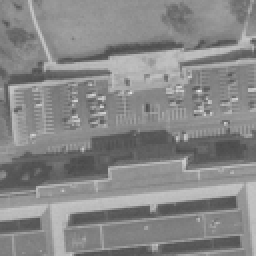
%> input picture LR3325.tiff, 128 x 128 px (shown 2 times larger)
$ octave --eval "result = presetimage(im2double(imread('LR3325.tiff')));"   (GNU Octave 9; MATLAB toolbox functions it lacks are replaced by stand-ins)
%> lines starting %> are read from the running program, lines starting %| are printed output that depends on the picture
### RegularizedSC/Set_blur_matrix.m
function  A   =  Set_blur_matrix( par )

s          =   par.scale;
%> s = 1
[lh lw ch] =   size( par.LR );
%> lh = 128; lw = 128; ch = 1
hh         =   lh*s;
%> hh = 128
hw         =   lw*s;
%> hw = 128
M          =   lh*lw;
%> M = 16384
N          =   hh*hw;
%> N = 16384

ws         =   size( par.psf, 1 );
%> ws = 7
t          =   (ws-1)/2;
%> t = 3
cen        =   ceil(ws/2);
%> cen = 4
ker        =   par.psf;
%> ker = [0.00195 0.00517 0.0093 0.0113 0.0093 0.00517 0.00195; 0.00517 0.0137 0.0247 0.03 0.0247 0.0137 0.00517; 0.0093 0.0247 0.0444 0.0539 0.0444 0.0247 0.0093; 0.0113 0.03 0.0539 0.0656 0.0539 0.03 0.0113; 0.0093 0.0247 0.0444 0.0539 0.0444 0.0247 0.0093; 0.00517 0.0137 0.0247 0.03 0.0247 0.0137 0.00517; 0.00195 0.00517 0.0093 0.0113 0.0093 0.00517 0.00195]

nv         =   ws*ws;
%> nv = 49
nt         =   (nv)*M;
%> nt = 802816
R          =   zeros(nt,1);
C          =   zeros(nt,1);
V          =   zeros(nt,1);
cnt        =   1;

pos     =  (1:hh*hw);
pos     =  reshape(pos, [hh hw]);
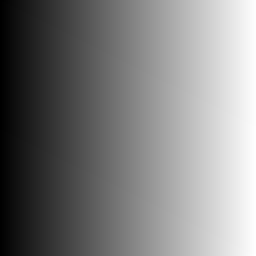
%> pos: size 128x128 double (shown 2 times larger); min 1, max 16384, mean 8192.5; drawn with min black and max white

for lrow = 1:lh
    for lcol = 1:lw

        row        =   (lrow-1)*s + 1;
        col        =   (lcol-1)*s + 1;

        row_idx    =   (lcol-1)*lh + lrow;


        rmin       =  max( row-t, 1);
        rmax       =  min( row+t, hh);
        cmin       =  max( col-t, 1);
        cmax       =  min( col+t, hw);
        sup        =  pos(rmin:rmax, cmin:cmax);
        col_ind    =  sup(:);

        r1         =  row-rmin;
        r2         =  rmax-row;
        c1         =  col-cmin;
        c2         =  cmax-col;

        ker2       =  ker(cen-r1:cen+r2, cen-c1:cen+c2);
        ker2       =  ker2(:);

        nn         =  size(col_ind,1);

        R(cnt:cnt+nn-1)  =  row_idx;
        C(cnt:cnt+nn-1)  =  col_ind;
        V(cnt:cnt+nn-1)  =  ker2/sum(ker2);

        cnt              =  cnt + nn;
    end
end
%> this loop made 128 passes
%> after the loop, cnt = 781457

R   =  R(1:cnt-1);
C   =  C(1:cnt-1);
V   =  V(1:cnt-1);
A   =  sparse(R, C, V, M, N);

### Superresolution.m
function hr_im  = Superresolution( lr_im, par )

hr_im     =   imresize( lr_im, par.scale, 'bicubic' );
[h  w]   =   size(hr_im);
%> h = 128; w = 128

y         =   lr_im;
lamada    =   par.lamada;
%> lamada = 5.5
%> the loop in Superresolution, `for k   =  1:1` made 1 pass
%> pass 1, in Compute_AR_Matrix, `Codeword   =  par.Codeword;`:
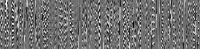
%> Codeword: size 49x200 double; min -59.49, max 75.84, mean 0.6; drawn with min black and max white
%> pass 1, in Compute_AR_Matrix, `ext_im     =  padarray( im, [f f], 'symmetric' );`:
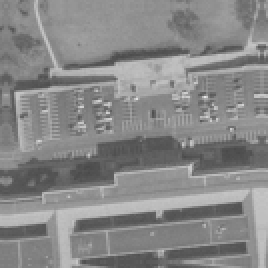
%> ext_im: size 134x134 double (shown 2 times larger); min 0.29, max 0.906, mean 0.53
%> pass 1, in Compute_AR_Matrix, `lp_im      =  conv2( LP_filter, ext_im );`:
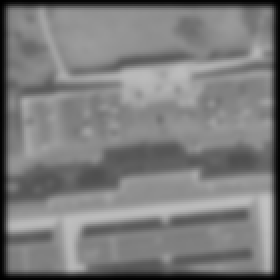
%> lp_im: size 140x140 double (shown 2 times larger); min 0.000663, max 0.758, mean 0.485
%> pass 1, in Compute_AR_Matrix, `hp_im      =  ext_im - lp_im(4:h+3, 4:w+3);`:
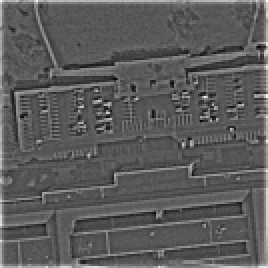
%> hp_im: size 134x134 double (shown 2 times larger); min -0.197, max 0.375, mean 0.00864; drawn with min black and max white
BTY       =   par.B'*y(:);
BTB       =   par.B'*par.B;
Tau       =   zeros(0);
flag      =   0;
for k   =  1:1

    if par.method==2
        A            =   Compute_AR_Matrix( hr_im, par );
%> the run ends on the next line
        N            =   Compute_NLM_Matrix( hr_im, 5, par );
        ATA          =   A'*A*par.lam_AR;
        NTN          =   N'*N*par.lam_NL;
    elseif par.method==1
        A            =   Compute_AR_Matrix( hr_im, par );
        ATA          =   A'*A*par.lam_AR;
    end

    [PCA_D, D0, cls_idx, s_idx, seg]    =   Set_PCA_idx( hr_im, par, par.Codeword, flag );
    [Arr  Wei]    =    find_blks( hr_im, par );
    S             =    @(x) LPCA_IS_fast( x, cls_idx, PCA_D, par, s_idx, seg, D0, flag, Tau, Arr, Wei );
    f             =    hr_im;

    for  iter = 1 : par.nIter

        f_pre    =  f;

        if (mod(iter, 150) == 0)
            if  (iter>=700)   flag = 1;  end
            [PCA_D, D0, cls_idx, s_idx, seg]   =  Set_PCA_idx( f, par, par.Codeword, flag );

            if ( iter>= 700 )
                Tau     =   Cal_Sparsity_Parameters( f, cls_idx, PCA_D, par, s_idx, seg, D0, Arr, Wei );
            end
            S           =   @(x) LPCA_IS_fast( x, cls_idx, PCA_D, par, s_idx, seg, D0, flag, Tau, Arr, Wei );


            if (iter== 300 || iter==600)
                if par.method==2
                    A            =   Compute_AR_Matrix( f, par );
                    ATA          =   A'*A*par.lam_AR;
                    N            =   Compute_NLM_Matrix( f, 5, par );
                    NTN          =   N'*N*par.lam_NL;
                    [Arr  Wei]   =    find_blks( f, par );
                    S            =    @(x) LPCA_IS_fast( x, cls_idx, PCA_D, par, s_idx, seg, D0, flag, Tau, Arr, Wei );
                elseif par.method==1
                    A            =   Compute_AR_Matrix( f, par );
                    ATA          =   A'*A*par.lam_AR;
                end
            end
        end

        f        =   f_pre(:);
        for i = 1:5
            f        =   f + lamada.*(BTY - BTB*f);
        end
        if par.method==2
            f         =  f  - ATA*f_pre(:) - NTN*f_pre(:);
        elseif par.method==1
            f         =  f  - ATA*f_pre(:);
        end
        f    =  S( reshape(f, h,w) );


        if (mod(iter, 40) == 0)

            dif       =  mean((f(:)-f_pre(:)).^2);
            if (dif<par.eps && iter>=800)
                break;
            end
        end

    end
    hr_im   =  f;
    fprintf('\n');
end
% [63 lines left out: function Cal_Sparsity_Parameters, not called in this run]

### RegularizedSC/Compute_AR_Matrix.m
function  A     =  Compute_AR_Matrix( im, par )

Codeword   =  par.Codeword;
Modepar    =  par.AR_D;

cls_num    =  size(Codeword, 2);
f          =  3;       % The window size = f*2+1;
t          =  1;
ws         =  2*t+1;
cen        =  t+1;
tap_num    =  ws*ws-1;
t2         =  tap_num/2;

ext_im     =  padarray( im, [f f], 'symmetric' );
[h w]      =  size( ext_im );
LP_filter  =  fspecial('gaussian', 7,  par.sigma);
lp_im      =  conv2( LP_filter, ext_im );
hp_im      =  ext_im - lp_im(4:h+3, 4:w+3);


b     =  f*2+1;
N     =  h-b+1;
M     =  w-b+1;
L     =  N*M;
X     =  zeros(b*b,L);
k     =  0;
for i  = 1:b
    for j  = 1:b
        k    =  k+1;
        blk  =  hp_im(i:h-b+i,j:w-b+j);
        blk  =  blk(:);
        X(k,:) =  blk';
    end
end


[h, w]  =  size( im );
num_mod =  4;

pos     =  (1:h*w);
pos     =  reshape(pos, [h w]);

% Find the smooth blocks and set the smooth model
flag       =   ones(h*w, 1);
m          =   mean(X);
d          =   ( X - m( ones(size(X,1),1), :) ).^2;    % d          =   (X-repmat(m, size(X,1), 1)).^2;
v          =   sqrt( mean( d ) );
[a, ind]   =   find( v<par.delta );
flag(ind)  =   0;
flag       =   reshape(flag, h,w);
a          =   zeros(ws,ws);
a(cen-1:cen+1, cen-1:cen+1)  =  1;
a          =   a(:);
a(t2+1)    =   [];
a          =   a./sum(a);


% Set the triplet of the sparse matrix
nv      =  ws*ws;
nt      =  (nv)*h*w;
R       =  zeros(nt,1);
C       =  zeros(nt,1);
V       =  zeros(nt,1);
cnt     =  1;

for  row  = 1:h
    for  col  =  1:w

        off_cen =  (col-1)*h + row;

        if  flag(row,col)==0
            mode_par   =  a;
        else
            v          =  X(:,off_cen);
            dis        =  sum( (v(:,ones(1,cls_num) ) - Codeword).^2 );     %             wx         =  repmat( X(:, off_cen), 1, cls_num );
            [m_dis Indics]  =  sort( dis );

            w_arr      =  1./( m_dis( Indics(1:num_mod) )+eps );
            w_arr      =  w_arr./sum( w_arr(:) );

            mode_par   =  repmat( w_arr, tap_num, 1 ).*Modepar(:, Indics(1:num_mod) );
            mode_par   =  sum( mode_par, 2 );
        end

        rmin       =  max( row-t, 1);
        rmax       =  min( row+t, h);
        cmin       =  max( col-t, 1);
        cmax       =  min( col+t, w);
        sup        =  pos(rmin:rmax, cmin:cmax);
        col_ind    =  sup(:);

        r1         =  row-rmin;
        r2         =  rmax-row;
        c1         =  col-cmin;
        c2         =  cmax-col;

        AR         =  reshape([mode_par(1:t2); 0; mode_par(t2+1:end)], [ws, ws]);
        AR         =  -AR./sum(sum(AR(cen-r1:cen+r2, cen-c1:cen+c2)));
        AR(cen,cen)=  1;
        AR         =  AR(cen-r1:cen+r2, cen-c1:cen+c2);
        AR         =  AR(:);

        nn   = size(col_ind,1);

        R(cnt:cnt+nn-1)  =  off_cen;
        C(cnt:cnt+nn-1)  =  col_ind;
        V(cnt:cnt+nn-1)  =  AR;

        cnt              =  cnt + nn;
    end
end

R   =  R(1:cnt-1);
C   =  C(1:cnt-1);
V   =  V(1:cnt-1);
A   =  sparse(R, C, V, h*w, h*w);

### presetimage.m
function [hf] = presetimage(f)
addpath('Training');
addpath('RegularizedSC');
load par;
p = par;
p.LR = f;
p.scale = 1;
p.B = Set_blur_matrix(p);
hf = Superresolution(f,p);
